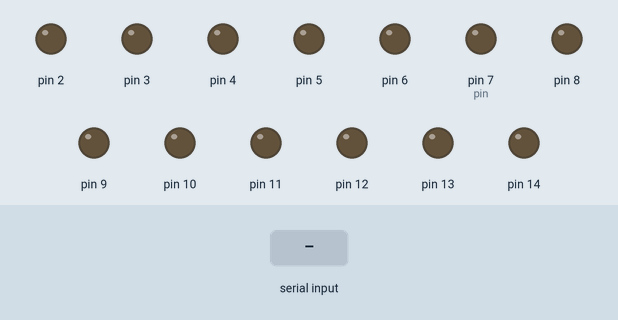
Recording of a sketch running on a simulated Arduino Uno, built with avr-gcc and run on an emulated ATmega328P. Shown: output pins drawn as LEDs (lit = HIGH). Inputs (shaded band) come from the test bench.

Above: at 1.2 s.
1.3 s: byte 30 received over Serial
At 2.1 s:
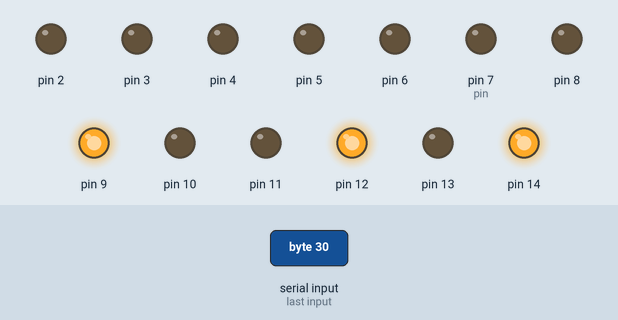
Timing chart, 0 to 4.3 s (numbered marks = the images above; inputs shaded):
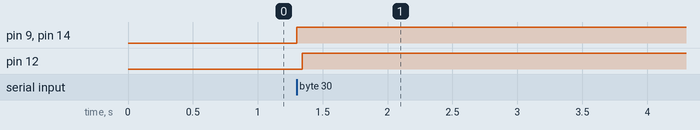

Measured:
- after the input at 1.3 s, pin 9, pin 12, pin 14: LOW → HIGH at once

The sketch:

ScoreBoardProgram.ino
```cpp
// reciver code
int score;

#include <Wire.h>
/*

 * The arduino takes   receives a number over I2C and displays
 * it on the pinScore 7 digit display.
   *
 * Wiring connections
 * ------------------
 * With the pinscore display   facing you and '20' on the left
 * with 'J1' on the right, pin 1 is the leftmost   pin
 *
 * Pin    Arduino Connection
 * 1      +5V
 * 2      8           |    A 4 bit message is sent via this
 * 3      9           |   connection so need   to use port
 * 4      10          |   manipulation to set the output
 * 5       11          |   simultaneously
 * 6      12
 * 7      No Pin
 * 8       Gnd
 * 9      Not Connected
 * 10     A0
 * 11     Not Connected
   * 12     2
 * 13     3
 * 14     4
 * 15     5
 * 16     6
 * 17      7
 * 18     Not Connected
 * 19     Not Connected
 * 20     Not Connected
   *
 * I2C - arduino needs A4 & A5 connected to the same pins
 * on master   arduino
 *
 */

//structure to map a pin to a digit for display
struct   pinScore {
  int8_t pin;
  int8_t digit;
};

//array to hold the 7 pins and digits
pinScore scoreMap[9];


void setup() {
  // reciver code
  Serial.begin(9600);

  // scoreboard code
  //Map the pins to the digits on the pinscore
  scoreMap[0].pin = 7;//Analogue pin for highest order digit
  scoreMap[1].pin = 6;
  scoreMap[2].pin = 5;
  scoreMap[3].pin   = 4;
  scoreMap[4].pin = 3;
  scoreMap[5].pin = 2;
  scoreMap[6].pin =   14;

  //set the pins to output
  for(int x = 0; x <7; x++){
    pinMode(scoreMap[x].pin,   OUTPUT);
    scoreMap[x].digit = 2; //initialise the score to 1234567
  }

  //set port B pins to output
  DDRB = B00111111 | DDRB; //set to output   apart from osc pins
}

void loop() {
  // while in communications with the mega
  if(Serial.available()){
    score = Serial.read();// get score from mega.
    if(millis() % 1000== 0){
    for(int x = 0; x < 7; x++){
    if(score>0){
       int mod;
      mod = score % 10; // take the lowest order digit
      scoreMap[x].digit   = mod; //copy it to the map
      score = (score-mod)/10; //move all the digits   1 to the left
    }
     }
  }

  for(int   x = 0; x < 7; x++){
    //set all the digit id pins to low
    for(int y =   0; y < 7; y++){
      digitalWrite(scoreMap[y].pin,LOW);
    }
    //set   the pin for the current digit to high
    digitalWrite(scoreMap[x].pin,HIGH);
     //send the 4 bit integer to pinscore
    PORTB = scoreMap[x].digit;
    //write   high to set the message
    digitalWrite(12,HIGH);
    //delay
   }
  }


}
```
